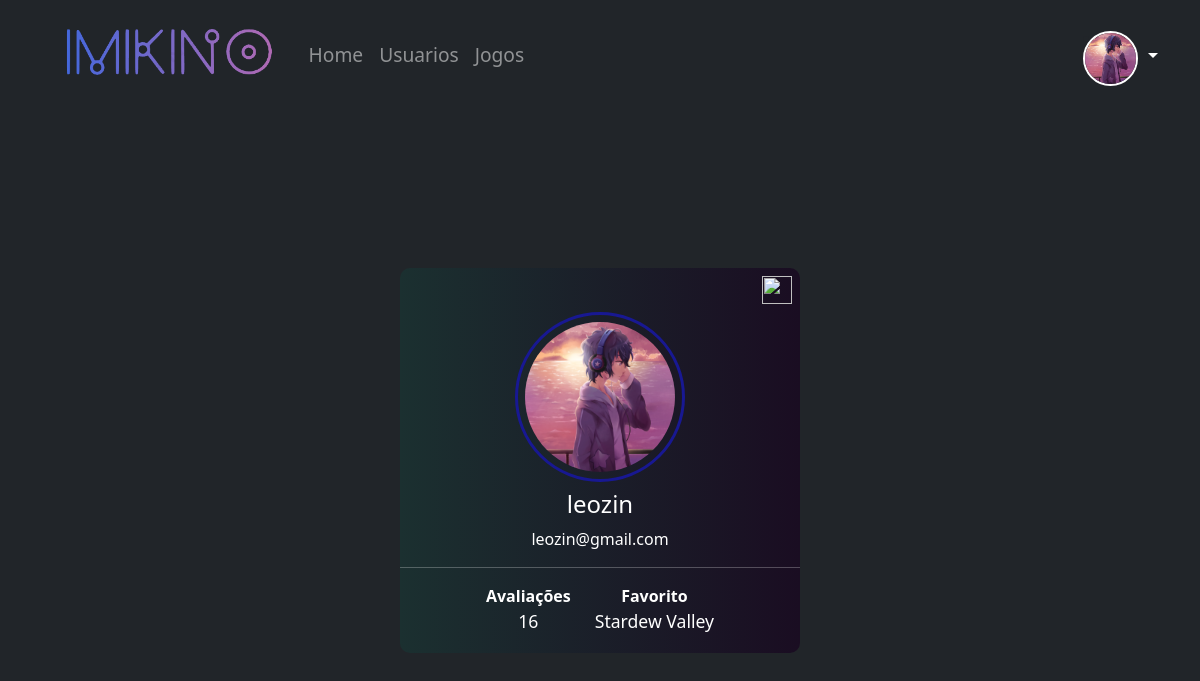
The page /perfil (signed in) on the database its author committed.
### imikino/models.py (models this page shows)
class Usuario(database.Model, UserMixin):
    id = database.Column(database.Integer, primary_key=True)
    username = database.Column(database.String, nullable=False, unique=True)  # nullable=False -> É obrigatório | unique=True -> Tem que ser único
    email = database.Column(database.String, nullable=False, unique=True)
    senha = database.Column(database.String, nullable=False)
    foto_perfil = database.Column(database.String, default='default.jpg')
    jogo_favorito = database.Column(database.String, default='Não Informado')
    avaliacoes = database.relationship('Avaliacao', backref='autor', lazy=True)

### imikino/routes.py (the view)
@app.route('/perfil')
@login_required #precisa estar logado para acessar essa página
def perfil():
    lista_avaliacoes = Avaliacao.query.filter_by(id_usuario=current_user.id).all()
    qntde_avaliacao = len(lista_avaliacoes)
    if current_user.is_authenticated:
        foto_perfil = url_for('static', filename='foto_perfil/{}'.format(current_user.foto_perfil))
        return render_template('perfil.html', foto_perfil=foto_perfil, qntde_avaliacao=qntde_avaliacao)

### imikino/models.py (called while the page is built)
@login_manager.user_loader
def load_usuario(id_usuario):  # vai encontrar um usuario pelo id do usuario
    return Usuario.query.get(int(id_usuario))

### imikino/templates/perfil.html (shortened to what this page needs)
{% extends 'base.html' %}
{% block body %}
    <div class="container">
        <div class="div-main">
            <div class="div-sub-main">
                <a class="d-flex justify-content-lg-end m-2" href="{{ url_for('editar_perfil') }}"><img class="config" src="../static/images/engrenagem.png"></a>
                <div class="d-flex justify-content-center">
                    <div class="contorno">
                        <img class="imagem-perfil" src="{{ foto_perfil }}">
                    </div>
                </div>
                <div class="d-flex justify-content-center mt-2">
                    <h4 class="mb-0 mt-0" style="color: white;">{{ current_user.username }}</h4>
                </div>
                <div class="d-flex justify-content-center mt-2">
                    <span class="mb-0 mt-0" style="color: white;">{{ current_user.email }}</span>
                </div>
                <hr style="color: white;">
                <div class="d-flex justify-content-center mt-">
                    <div class="d-flex flex-column align-items-center me-4">
                        <span class="rating" style="color: white;"><strong>Avaliações</strong></span>
                        <span class="number3" style="color: white; font-size: 1.1rem;">{{ qntde_avaliacao }}</span>
                    </div>
                    <div class="d-flex flex-column align-items-center">
                        <span class="rating" style="color: white;"><strong>Favorito</strong></span>
                        <span class="number3" style="color: white; font-size: 1.1rem;">{{ current_user.jogo_favorito }}</span>
                    </div>
                </div>
            </div>
        </div>
    </div>
{% endblock %}

### imikino/static/style.css (style rules this page uses)
body { background-color: rgba(15, 14, 14, 0.89); }
.div-main { display: flex; justify-content: center; flex-wrap: wrap; margin-top: 120px; width: 100%; height: 385px; }
.config { width: 30px; height: 28px; }
.imagem-perfil { width: 150px; height: 150px; border-radius: 85px; }
.contorno { display: flex; justify-content: center; align-items: center; border: 3px rgb(24, 24, 146) solid; border-radius: 85px; width: 170px; height: 170px; }
.div-sub-main { width: 60%; max-width: 400px; height: 385px; background-image: linear-gradient(to right, rgb(27, 48, 48),rgb(26, 13, 34)); border-radius: 10px; margin-top: 40px; }

### rows shown on the page
Usuario: username "leozin", email "leozin@gmail.com", jogo_favorito "Stardew Valley"

### other values the page prints
{{ qntde_avaliacao }} "16"
